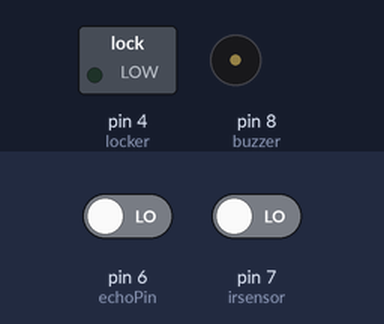
The sketch below on a simulated Arduino Uno, built with avr-gcc and run on an emulated ATmega328P. On the bench: switched loads named in the sketch (green lamp = pin HIGH), buzzer (waves = sounding, pin HIGH). The test bench sets the inputs (shaded band); at power-on: pin 7 (irsensor) LOW, pin 6 (echoPin) LOW. The modem accepts every AT command (registered, SIM ready, sends succeed) and sends nothing else.

Above: at 1.3 s.
1.4 s: pin 7 (irsensor) driven HIGH
At 6.59 s:
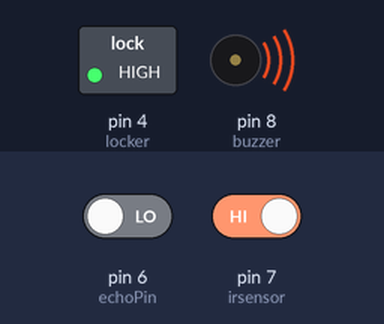
8.7 s: pin 7 (irsensor) driven LOW
At 10.6 s:
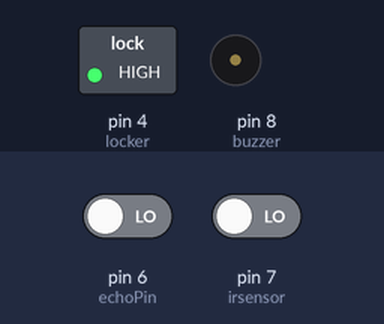
Timing chart, 0 to 12.1 s (numbered marks = the images above; inputs shaded):
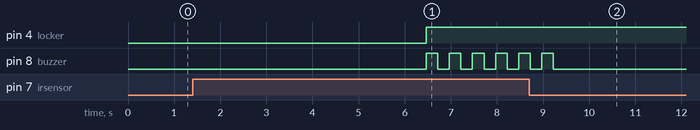

Measured:
- after the input at 1.4 s, pin 4 (locker): LOW → HIGH after 5.1 s; pin 8 (buzzer): alternates HIGH for 0.25 s and LOW for 0.25 s, starting after 5.1 s
- after the input at 8.7 s, pin 8 (buzzer): goes on until 9.2 s, then stays LOW

The sketch:

avvhhpd.ino
```cpp
#include<SoftwareSerial.h>
SoftwareSerial aGSM(9,10); //connect TX of GSM moduleto pin 9,connect RX of GSM to 10 pin of arduino
const int locker=4;
const int buzzer=8;
const int irsensor=7;
const int trigPin = 5;
const int echoPin = 6;
long duration;
int distance;
int doorstat;
String msg;


void setup()
{
pinMode(trigPin , OUTPUT);
pinMode(echoPin , INPUT);

Serial.begin(9600);
aGSM.begin(9600);
delay(100);
pinMode(buzzer,OUTPUT);
pinMode(irsensor,INPUT);
pinMode(locker,OUTPUT);

}

void loop()
{
  /*
   * Detect collision and Send SMS
   */
  digitalWrite(trigPin, LOW);
  delayMicroseconds(10);
  digitalWrite(trigPin, LOW);
  duration = pulseIn(echoPin, HIGH);
  distance= duration*0.034/2;
  //Serial.println(distance);

   if(distance<5)
   {
    SendMessage();//Message
    aGSM.println("ATD8281303005;");
   }
 /*
  * if anyone access the door send message to owner and wait forthe incoming message.
  * if the incoming message is "lock",do lock the car .
  * and raise the alarm.
  */
doorstat=digitalRead(irsensor);
if (doorstat==HIGH)
{
  SendMessage2();
  aGSM.println("ATD9846600013;");
  RecieveMessage();
msg=aGSM.read();
if(msg=="LOCK");
{
  digitalWrite(locker,HIGH); //Relay cut
  alarm();

}


}
}
void SendMessage()//message when accident occures
{
  aGSM.print("AT+CMGF=1");
  delay(1000);
  aGSM.print("AT+CMGS=\"+919846600013\"\r");
  aGSM.println("Accident alert ");delay(100);
  aGSM.println((char)26);delay(1000);
}

void SendMessage2()//lock
{
  aGSM.println("AT+CMGF=1");
  delay(1000);
  aGSM.println("AT+CMGS=\"+919846600013\"\r");
  aGSM.println("Car Theft alert");delay(100);
  aGSM.println((char)26);delay(1000);
}

void alarm() //Alarm
{
  digitalWrite(buzzer,HIGH);delay(250);
  digitalWrite(buzzer,LOW);delay(250);
   digitalWrite(buzzer,HIGH);delay(250);
  digitalWrite(buzzer,LOW);delay(250);
   digitalWrite(buzzer,HIGH);delay(250);
  digitalWrite(buzzer,LOW);delay(250);
   digitalWrite(buzzer,HIGH);delay(250);
  digitalWrite(buzzer,LOW);delay(250);
   digitalWrite(buzzer,HIGH);delay(250);
  digitalWrite(buzzer,LOW);delay(250);
   digitalWrite(buzzer,HIGH);delay(250);
  digitalWrite(buzzer,LOW);delay(250);

}

 void  RecieveMessage()
 {
  aGSM.println("AT+CNMI=2,2,0,0,0"); delay(1000);
 }
```
